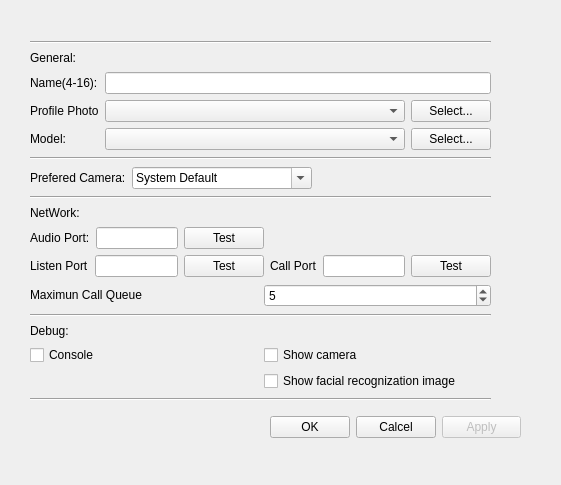
<?xml version="1.0" encoding="UTF-8"?>
<ui version="4.0">
 <class>SettingWin</class>
 <widget class="QWidget" name="SettingWin">
  <property name="windowModality">
   <enum>Qt::ApplicationModal</enum>
  </property>
  <property name="geometry">
   <rect>
    <x>0</x>
    <y>0</y>
    <width>561</width>
    <height>485</height>
   </rect>
  </property>
  <property name="windowTitle">
   <string>Setting</string>
  </property>
  <widget class="QWidget" name="gridLayoutWidget_3">
   <property name="geometry">
    <rect>
     <x>270</x>
     <y>400</y>
     <width>251</width>
     <height>54</height>
    </rect>
   </property>
   <layout class="QGridLayout" name="gridLayout_3">
    <item row="1" column="0">
     <widget class="QPushButton" name="pushButton_OK">
      <property name="text">
       <string>OK</string>
      </property>
      <property name="autoDefault">
       <bool>false</bool>
      </property>
      <property name="default">
       <bool>false</bool>
      </property>
      <property name="flat">
       <bool>false</bool>
      </property>
     </widget>
    </item>
    <item row="1" column="1">
     <widget class="QPushButton" name="pushButton_Cancel">
      <property name="text">
       <string>Calcel</string>
      </property>
     </widget>
    </item>
    <item row="1" column="2">
     <widget class="QPushButton" name="pushButton_Apply">
      <property name="enabled">
       <bool>false</bool>
      </property>
      <property name="text">
       <string>Apply</string>
      </property>
     </widget>
    </item>
   </layout>
  </widget>
  <widget class="QWidget" name="verticalLayoutWidget">
   <property name="geometry">
    <rect>
     <x>30</x>
     <y>40</y>
     <width>461</width>
     <height>371</height>
    </rect>
   </property>
   <layout class="QVBoxLayout" name="verticalLayout">
    <item>
     <widget class="Line" name="line_2">
      <property name="orientation">
       <enum>Qt::Horizontal</enum>
      </property>
     </widget>
    </item>
    <item>
     <widget class="QLabel" name="label_9">
      <property name="sizePolicy">
       <sizepolicy hsizetype="Preferred" vsizetype="Fixed">
        <horstretch>0</horstretch>
        <verstretch>0</verstretch>
       </sizepolicy>
      </property>
      <property name="text">
       <string>General:</string>
      </property>
     </widget>
    </item>
    <item>
     <layout class="QHBoxLayout" name="horizontalLayout_6">
      <item>
       <layout class="QVBoxLayout" name="verticalLayout_2">
        <item>
         <widget class="QLabel" name="label_6">
          <property name="sizePolicy">
           <sizepolicy hsizetype="Minimum" vsizetype="Preferred">
            <horstretch>0</horstretch>
            <verstretch>0</verstretch>
           </sizepolicy>
          </property>
          <property name="text">
           <string>Name(4-16):</string>
          </property>
         </widget>
        </item>
        <item>
         <widget class="QLabel" name="label_8">
          <property name="sizePolicy">
           <sizepolicy hsizetype="Minimum" vsizetype="Preferred">
            <horstretch>0</horstretch>
            <verstretch>0</verstretch>
           </sizepolicy>
          </property>
          <property name="text">
           <string>Profile Photo</string>
          </property>
         </widget>
        </item>
        <item>
         <widget class="QLabel" name="label_7">
          <property name="sizePolicy">
           <sizepolicy hsizetype="Minimum" vsizetype="Preferred">
            <horstretch>0</horstretch>
            <verstretch>0</verstretch>
           </sizepolicy>
          </property>
          <property name="text">
           <string>Model:</string>
          </property>
         </widget>
        </item>
       </layout>
      </item>
      <item>
       <layout class="QVBoxLayout" name="verticalLayout_3">
        <item>
         <widget class="QLineEdit" name="lineEdit_Name">
          <property name="sizePolicy">
           <sizepolicy hsizetype="Preferred" vsizetype="Fixed">
            <horstretch>0</horstretch>
            <verstretch>0</verstretch>
           </sizepolicy>
          </property>
         </widget>
        </item>
        <item>
         <layout class="QHBoxLayout" name="horizontalLayout_7">
          <item>
           <widget class="QComboBox" name="comboBox_ProfilePhoto">
            <property name="sizePolicy">
             <sizepolicy hsizetype="Expanding" vsizetype="Fixed">
              <horstretch>0</horstretch>
              <verstretch>0</verstretch>
             </sizepolicy>
            </property>
            <property name="editable">
             <bool>false</bool>
            </property>
           </widget>
          </item>
          <item>
           <widget class="QPushButton" name="pushButton_ProfilePhoto">
            <property name="sizePolicy">
             <sizepolicy hsizetype="Fixed" vsizetype="Fixed">
              <horstretch>0</horstretch>
              <verstretch>0</verstretch>
             </sizepolicy>
            </property>
            <property name="text">
             <string>Select...</string>
            </property>
           </widget>
          </item>
         </layout>
        </item>
        <item>
         <layout class="QHBoxLayout" name="horizontalLayout_9">
          <item>
           <widget class="QComboBox" name="comboBox_Model">
            <property name="sizePolicy">
             <sizepolicy hsizetype="Expanding" vsizetype="Fixed">
              <horstretch>0</horstretch>
              <verstretch>0</verstretch>
             </sizepolicy>
            </property>
           </widget>
          </item>
          <item>
           <widget class="QPushButton" name="pushButton_Model">
            <property name="text">
             <string>Select...</string>
            </property>
           </widget>
          </item>
         </layout>
        </item>
       </layout>
      </item>
     </layout>
    </item>
    <item>
     <widget class="Line" name="line_5">
      <property name="orientation">
       <enum>Qt::Horizontal</enum>
      </property>
     </widget>
    </item>
    <item>
     <layout class="QHBoxLayout" name="horizontalLayout_8">
      <item>
       <widget class="QLabel" name="label_11">
        <property name="sizePolicy">
         <sizepolicy hsizetype="Minimum" vsizetype="Preferred">
          <horstretch>0</horstretch>
          <verstretch>0</verstretch>
         </sizepolicy>
        </property>
        <property name="text">
         <string>Prefered Camera:</string>
        </property>
       </widget>
      </item>
      <item>
       <widget class="QComboBox" name="comboBox_Camera">
        <property name="sizePolicy">
         <sizepolicy hsizetype="MinimumExpanding" vsizetype="Fixed">
          <horstretch>0</horstretch>
          <verstretch>0</verstretch>
         </sizepolicy>
        </property>
        <property name="editable">
         <bool>true</bool>
        </property>
        <property name="currentText">
         <string notr="true">System Default</string>
        </property>
        <property name="duplicatesEnabled">
         <bool>false</bool>
        </property>
        <item>
         <property name="text">
          <string>System Default</string>
         </property>
        </item>
       </widget>
      </item>
      <item>
       <spacer name="horizontalSpacer_2">
        <property name="orientation">
         <enum>Qt::Horizontal</enum>
        </property>
        <property name="sizeHint" stdset="0">
         <size>
          <width>40</width>
          <height>20</height>
         </size>
        </property>
       </spacer>
      </item>
     </layout>
    </item>
    <item>
     <widget class="Line" name="line">
      <property name="orientation">
       <enum>Qt::Horizontal</enum>
      </property>
     </widget>
    </item>
    <item>
     <widget class="QLabel" name="label">
      <property name="sizePolicy">
       <sizepolicy hsizetype="Preferred" vsizetype="Fixed">
        <horstretch>0</horstretch>
        <verstretch>0</verstretch>
       </sizepolicy>
      </property>
      <property name="lineWidth">
       <number>1</number>
      </property>
      <property name="text">
       <string>NetWork:</string>
      </property>
     </widget>
    </item>
    <item>
     <layout class="QGridLayout" name="gridLayout_2">
      <item row="1" column="0">
       <layout class="QHBoxLayout" name="horizontalLayout_3">
        <item>
         <widget class="QLabel" name="Setting_ListenPort">
          <property name="text">
           <string>Listen Port</string>
          </property>
         </widget>
        </item>
        <item>
         <widget class="QLineEdit" name="lineEdit_ListenPort">
          <property name="inputMethodHints">
           <set>Qt::ImhDigitsOnly</set>
          </property>
          <property name="maxLength">
           <number>5</number>
          </property>
         </widget>
        </item>
        <item>
         <widget class="QPushButton" name="pushButton_TestListenPort">
          <property name="text">
           <string>Test</string>
          </property>
         </widget>
        </item>
       </layout>
      </item>
      <item row="1" column="1">
       <layout class="QHBoxLayout" name="horizontalLayout">
        <item>
         <widget class="QLabel" name="Setting_CallPort">
          <property name="text">
           <string>Call Port</string>
          </property>
         </widget>
        </item>
        <item>
         <widget class="QLineEdit" name="lineEdit_CallPort">
          <property name="inputMethodHints">
           <set>Qt::ImhDigitsOnly</set>
          </property>
          <property name="maxLength">
           <number>5</number>
          </property>
         </widget>
        </item>
        <item>
         <widget class="QPushButton" name="pushButton_TestCallPort">
          <property name="text">
           <string>Test</string>
          </property>
         </widget>
        </item>
       </layout>
      </item>
      <item row="0" column="0">
       <layout class="QHBoxLayout" name="horizontalLayout_4">
        <item>
         <widget class="QLabel" name="label_AudioPort">
          <property name="sizePolicy">
           <sizepolicy hsizetype="Fixed" vsizetype="Preferred">
            <horstretch>0</horstretch>
            <verstretch>0</verstretch>
           </sizepolicy>
          </property>
          <property name="text">
           <string>Audio Port:</string>
          </property>
         </widget>
        </item>
        <item>
         <widget class="QLineEdit" name="lineEdit_AudioPort">
          <property name="inputMethodHints">
           <set>Qt::ImhDigitsOnly</set>
          </property>
          <property name="maxLength">
           <number>5</number>
          </property>
         </widget>
        </item>
        <item>
         <widget class="QPushButton" name="pushButton_AudioPortTest">
          <property name="text">
           <string>Test</string>
          </property>
         </widget>
        </item>
       </layout>
      </item>
     </layout>
    </item>
    <item>
     <layout class="QHBoxLayout" name="horizontalLayout_5">
      <property name="sizeConstraint">
       <enum>QLayout::SetDefaultConstraint</enum>
      </property>
      <item>
       <widget class="QLabel" name="label_5">
        <property name="sizePolicy">
         <sizepolicy hsizetype="Preferred" vsizetype="Fixed">
          <horstretch>0</horstretch>
          <verstretch>0</verstretch>
         </sizepolicy>
        </property>
        <property name="text">
         <string>Maximun Call Queue</string>
        </property>
       </widget>
      </item>
      <item>
       <widget class="QSpinBox" name="spinBox_MaxCallQueue">
        <property name="minimum">
         <number>1</number>
        </property>
        <property name="value">
         <number>5</number>
        </property>
       </widget>
      </item>
     </layout>
    </item>
    <item>
     <widget class="Line" name="line_4">
      <property name="orientation">
       <enum>Qt::Horizontal</enum>
      </property>
     </widget>
    </item>
    <item>
     <widget class="QLabel" name="label_10">
      <property name="sizePolicy">
       <sizepolicy hsizetype="Preferred" vsizetype="Fixed">
        <horstretch>0</horstretch>
        <verstretch>0</verstretch>
       </sizepolicy>
      </property>
      <property name="text">
       <string>Debug:</string>
      </property>
     </widget>
    </item>
    <item>
     <layout class="QGridLayout" name="gridLayout">
      <item row="2" column="1">
       <widget class="QCheckBox" name="checkBox_Debug_ShowCamera">
        <property name="text">
         <string>Show camera</string>
        </property>
       </widget>
      </item>
      <item row="2" column="0">
       <widget class="QCheckBox" name="checkBox_Debug_Console">
        <property name="text">
         <string>Console</string>
        </property>
       </widget>
      </item>
      <item row="3" column="1">
       <widget class="QCheckBox" name="checkBox_Debug_ShowFEI">
        <property name="text">
         <string>Show facial recognization image</string>
        </property>
       </widget>
      </item>
     </layout>
    </item>
    <item>
     <widget class="Line" name="line_3">
      <property name="orientation">
       <enum>Qt::Horizontal</enum>
      </property>
     </widget>
    </item>
   </layout>
  </widget>
 </widget>
 <resources/>
 <connections/>
</ui>
